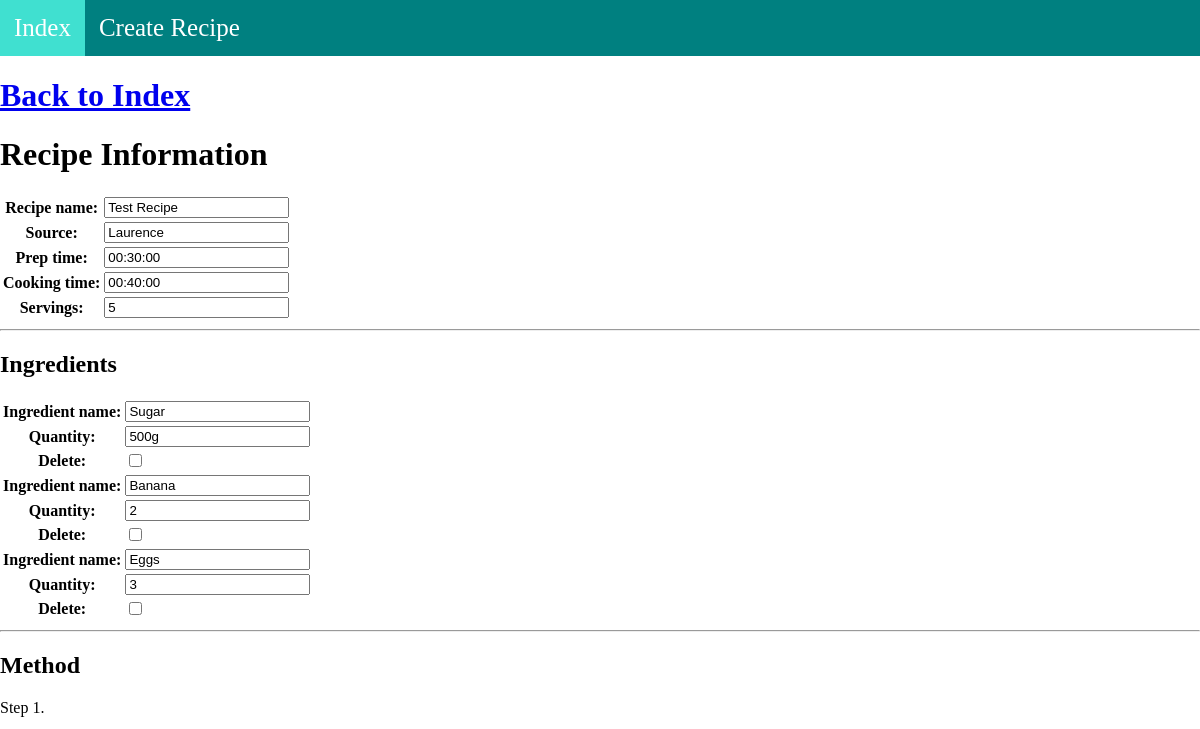
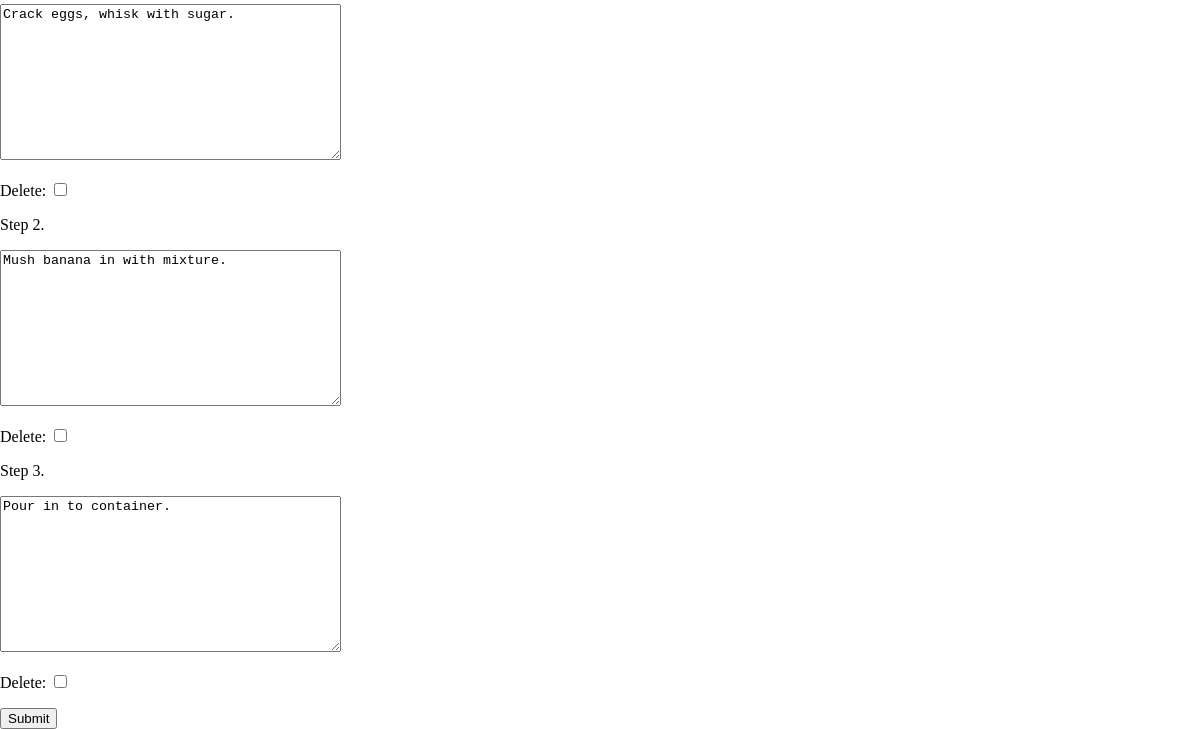
Page /recipes/edit_recipe/76 on the earlier database version (2 pictures, top to bottom).
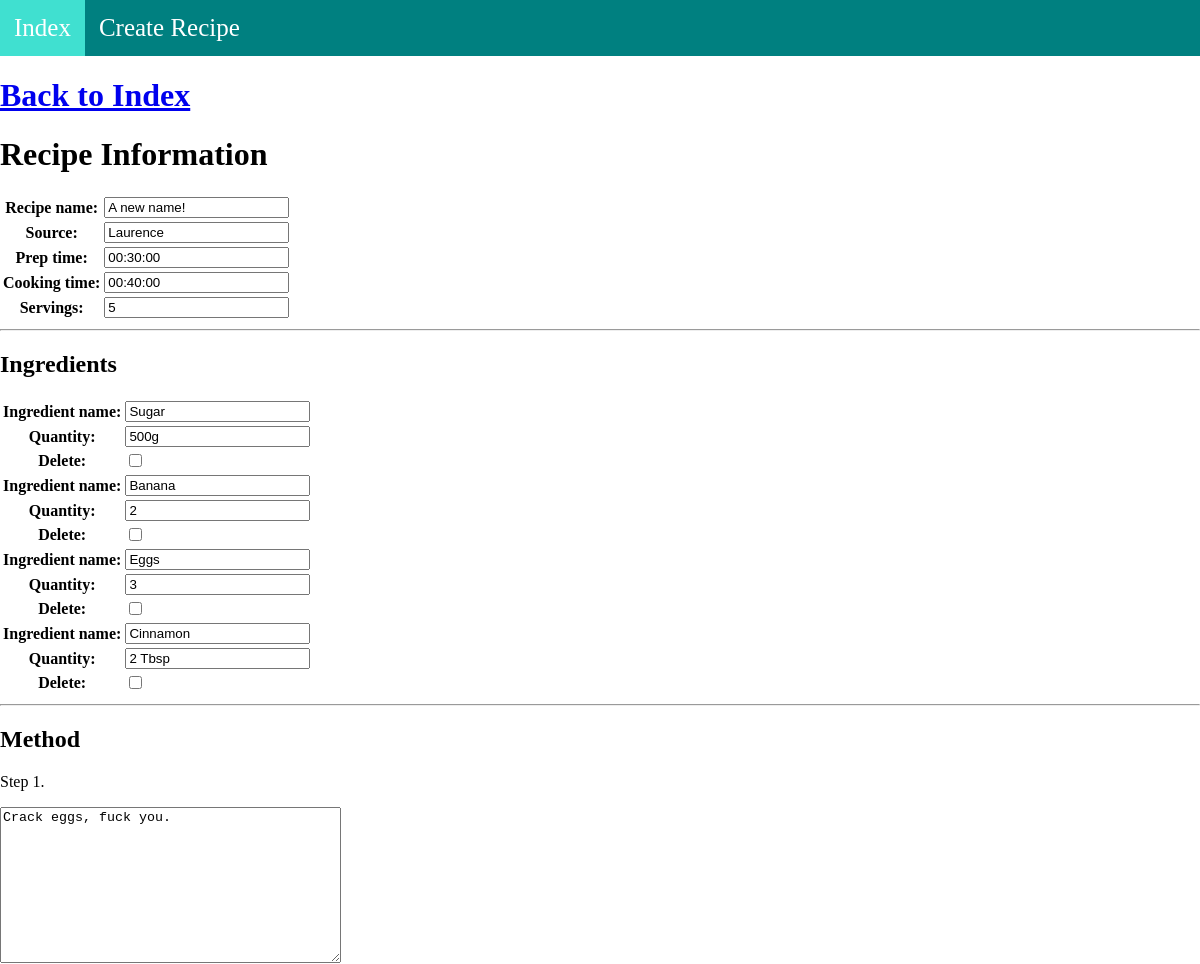
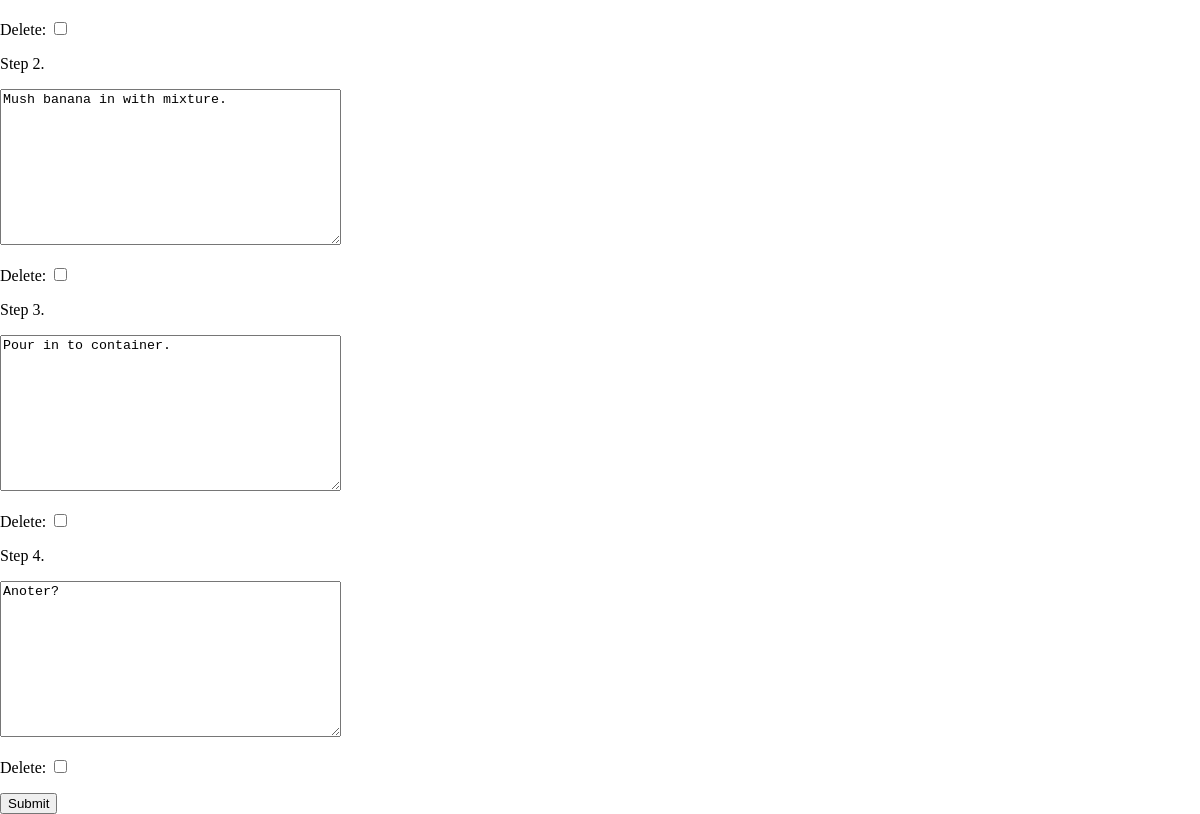
Same page on the later database version (2 pictures, top to bottom).
### recipes/models.py (models this page shows, shortened)
class RecipeCard(models.Model):
    recipe_name = models.CharField(max_length=50)
    source = models.CharField(max_length=50)
    prep_time = models.DurationField()
    cooking_time = models.DurationField()
    servings = models.IntegerField()

### recipes/views.py (the view, shortened to what this page needs)
def edit_recipe(request, recipecard_id):
    recipe = get_object_or_404(RecipeCard, pk = recipecard_id)
    data = {
        'recipe_name':recipe.recipe_name,
        'source':recipe.source,
        'prep_time':recipe.prep_time,
        'cooking_time':recipe.cooking_time,
        'servings':recipe.servings}
    form = RecipeForm(initial = data)
    iformset= IngredientFormSet(instance = recipe)
    mformset = MethodFormSet(instance = recipe)
    if request.method == "GET":
        return render(request, 'recipes/edit_recipe.html', {
                'form':form,
                'iformset':iformset,
                'mformset':mformset,})

### recipes/forms.py
class RecipeForm(forms.ModelForm):
    class Meta:
        model = RecipeCard
        fields = '__all__'

### recipes/templates/recipes/edit_recipe.html (shortened to what this page needs)
{% extends 'recipes/base.html' %}
{% block content %}
<h1><a href = "{% url 'recipes:index' %}">Back to Index</a></h1>
    <form action="" method="post">
        <h1>Recipe Information</h1>
        <table>
        {{ form.as_table }}
        </table>
        <hr>
        <h2>Ingredients</h2>
        <table>
        {% for i_form in iformset %}
            {{ i_form.as_table }}
        {% endfor %}
        </table>
        <hr>
        <h2>Method</h2>
        {% for m_form in mformset %}
            Step {{ forloop.counter }}. {{ m_form.as_p }}
        {% endfor %}
        <input type="submit" value="Submit">
    </form>
{% endblock content %}

Differences in the rows shown:
changed RecipeCard "Laurence": recipe_name "Test Recipe" → "A new name!"
Other differences:
form field as_p: "Crack eggs, whisk with sugar." → "Crack eggs, fuck you."
new list line: "Ingredient name: Quantity: Delete: Cinnamon 2 Tbsp ☐"
new list line: "Step 4 . Anoter? Delete: ☐"
